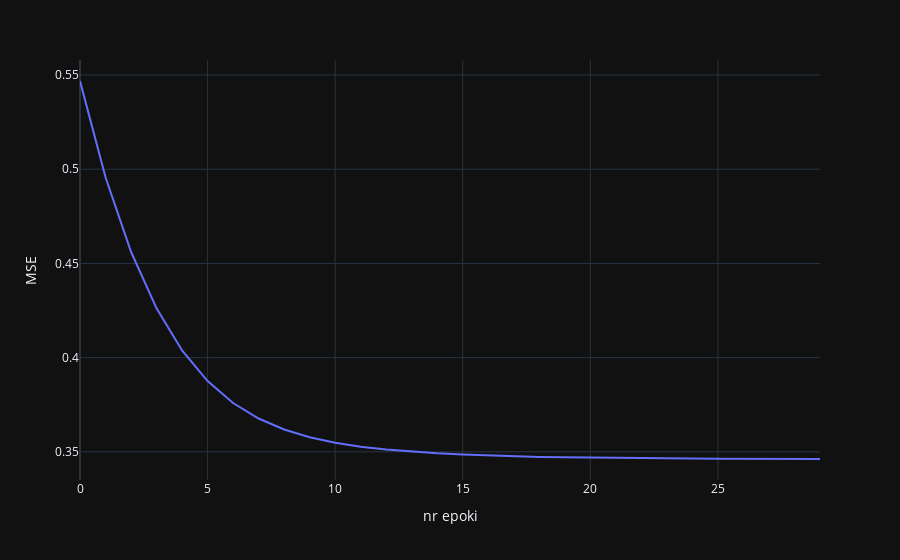

Here is the notebook cell this chart was saved with:
### Code cell
num_epochs = 30
cost_history, w_history, b_history = gradient_descent(
    X, y, w_init=w, b_init=b, alpha=1, num_epochs=num_epochs
)

fig = px.line(x=list(range(num_epochs)), y=cost_history)
fig.update_layout(xaxis_title='nr epoki', yaxis_title='MSE')
fig

### Figure 1 — Plotly figure (JSON) as saved in the notebook; plotly's stock layout.template omitted (floating-point values rounded to 4 significant figures)
{"data": [{"hovertemplate": "x=%{x}<br>y=%{y}<extra></extra>", "legendgroup": "", "line": {"color": "#636efa", "dash": "solid"}, "marker": {"symbol": "circle"}, "mode": "lines", "name": "", "orientation": "v", "showlegend": false, "x": [0, 1, 2, 3, 4, 5, 6, 7, 8, 9, 10, 11, 12, 13, 14, 15, 16, 17, 18, 19, 20, 21, 22, 23, 24, 25, 26, 27, 28, 29], "xaxis": "x", "y": [0.5468, 0.4957, 0.4562, 0.4261, 0.4038, 0.3875, 0.3759, 0.3677, 0.3619, 0.3578, 0.3548, 0.3527, 0.3512, 0.3501, 0.3492, 0.3485, 0.348, 0.3476, 0.3473, 0.3471, 0.3469, 0.3467, 0.3466, 0.3465, 0.3464, 0.3464, 0.3463, 0.3463, 0.3462, 0.3462], "yaxis": "y", "type": "scatter"}], "layout": {"xaxis": {"anchor": "y", "domain": [0.0, 1.0], "title": {"text": "nr epoki"}}, "yaxis": {"anchor": "x", "domain": [0.0, 1.0], "title": {"text": "MSE"}}, "legend": {"tracegroupgap": 0}, "margin": {"t": 60}}}
